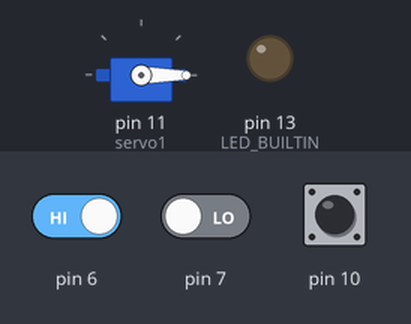
Recording of a sketch running on a simulated Arduino Uno, built with avr-gcc and run on an emulated ATmega328P. Shown: servo, output pins drawn as LEDs (lit = HIGH). The inputs (shaded band) are chosen by the test bench; at power-on: pin 10 HIGH, pin 6 HIGH, pin 7 LOW.

Above: at 1.2 s.
1.3 s: pin 10 pulled LOW for 0.15 s
At 1.37 s:
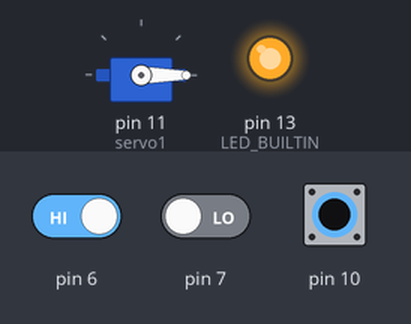
2.9 s: pin 6 driven LOW
At 4.1 s:
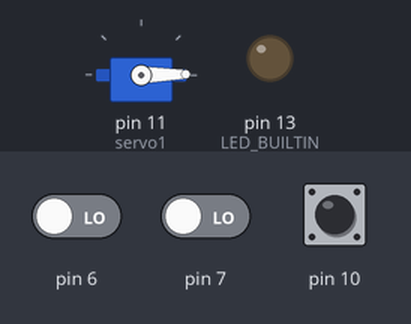
4.4 s: pin 10 pulled LOW for 1 s
At 5.2 s:
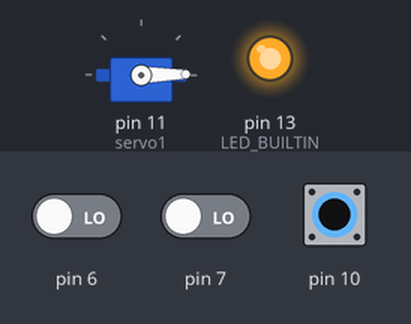
6.9 s: pin 10 pulled LOW for 3.2 s
At 10.8 s:
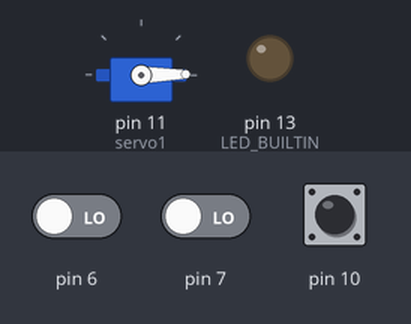
Timing chart, 0 to 12.3 s (numbered marks = the images above; inputs shaded):
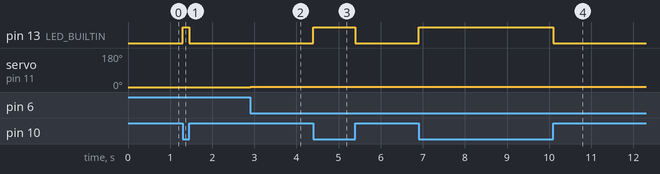

Measured:
- after the input at 1.3 s, pin 13 (LED_BUILTIN): LOW → HIGH at once, → LOW 0.15 s later
- after the input at 2.9 s, servo on pin 11 (servo1): 0° → 1° at once
- after the input at 4.4 s, pin 13 (LED_BUILTIN): LOW → HIGH at once, → LOW 1.0 s later
- after the input at 6.9 s, pin 13 (LED_BUILTIN): LOW → HIGH at once, → LOW 3.2 s later

The sketch:

servoControl.ino
```cpp
/*
  Rotary encoder basic

  Control the movement of servo with rotary encoder and builtin led with push button

  modified 15 October 2023
  by Utpal Kumar
*/
#include <Servo.h>

int currentCLKstate, DTstate, lastCLKstate = digitalRead(6), counter=0;
Servo servo1; // making a servo object

void setup() {
  //pin declaration
  pinMode(10, INPUT_PULLUP);
  pinMode(7, INPUT);
  pinMode(6, INPUT);
  pinMode(LED_BUILTIN, OUTPUT);
  Serial.begin(9600); //Starting serial communication
  servo1.attach(11); // Attaching the servo to pin 11
  servo1.write(0); // Setting the servo to 0 degrees
}

void loop() {
  currentCLKstate = digitalRead(6);
  DTstate = digitalRead(7);

  //Servo control
  if(currentCLKstate != lastCLKstate){
    if(currentCLKstate == DTstate && counter<180){
      counter++;
    }else if(counter>0) counter--;

    lastCLKstate = currentCLKstate;
    servo1.write(counter);
  }
  //LED control
  if(digitalRead(10) == LOW){
      digitalWrite(LED_BUILTIN, HIGH);
  }else digitalWrite(LED_BUILTIN, LOW);
}
```
